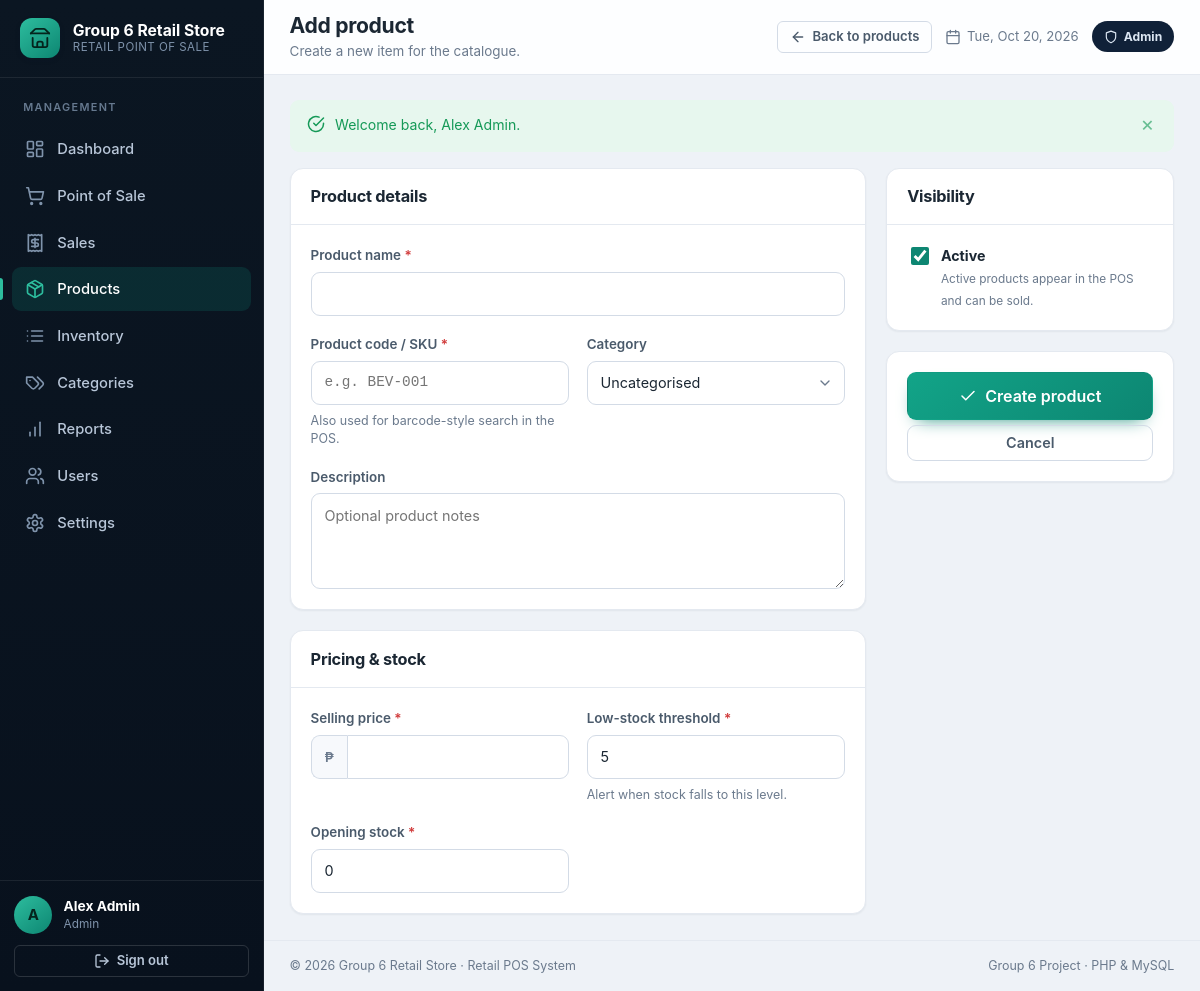
Page /admin/product_form.php (signed in) on the committed database.
### tables this page shows
CREATE TABLE `users` (
  `id`            BIGINT UNSIGNED NOT NULL AUTO_INCREMENT,
  `name`          VARCHAR(100)    NOT NULL,
  `username`      VARCHAR(50)     NOT NULL,
  `email`         VARCHAR(150)    DEFAULT NULL,
  `password_hash` VARCHAR(255)    NOT NULL COMMENT 'password_hash() / bcrypt output',
  `role`          ENUM('admin','cashier') NOT NULL DEFAULT 'cashier',
  `status`        TINYINT(1)      NOT NULL DEFAULT 1 COMMENT '1 = active, 0 = inactive',
  `last_login_at` DATETIME        DEFAULT NULL,
  `created_at`    TIMESTAMP       NOT NULL DEFAULT CURRENT_TIMESTAMP,
  `updated_at`    TIMESTAMP       NOT NULL DEFAULT CURRENT_TIMESTAMP ON UPDATE CURRENT_TIMESTAMP,
  PRIMARY KEY (`id`),
  UNIQUE KEY `uq_users_username` (`username`),
  UNIQUE KEY `uq_users_email` (`email`),
  KEY `idx_users_role_status` (`role`, `status`)
);

### includes/functions.php (called while the page is built, shortened)
<?php
function e($value): string
{
    return htmlspecialchars((string) ($value ?? ''), ENT_QUOTES | ENT_SUBSTITUTE, 'UTF-8');
}
function url(string $path = ''): string
{
    $path = ltrim($path, '/');
    return APP_BASE . ($path === '' ? '' : '/' . $path);
}
function asset(string $path): string
{
    return url('assets/' . ltrim($path, '/'));
}
function post(string $key, $default = null)
{
    if (!array_key_exists($key, $_POST) || is_array($_POST[$key])) {
        return $default;
    }
    return is_string($_POST[$key]) ? trim($_POST[$key]) : $_POST[$key];
}
function get(string $key, $default = null)
{
    if (!array_key_exists($key, $_GET) || is_array($_GET[$key])) {
        return $default;
    }
    return is_string($_GET[$key]) ? trim($_GET[$key]) : $_GET[$key];
}

### includes/settings.php (called while the page is built, shortened)
<?php
function settings(): array
{
    if (isset($GLOBALS['__settings_cache'])) {
        return $GLOBALS['__settings_cache'];
    }
    $cache = [];
    try {
        foreach (db()->query('SELECT setting_key, setting_value FROM settings') as $row) {
            $cache[$row['setting_key']] = $row['setting_value'];
        }
    } catch (PDOException $e) {
        error_log('Unable to load settings: ' . $e->getMessage());
        $cache = [];
    }
    return $cache;
}
function setting(string $key, $default = null)
{
    $all = settings();
    return array_key_exists($key, $all) && $all[$key] !== null && $all[$key] !== ''
        ? $all[$key]
        : $default;
}

### includes/auth.php (called while the page is built, shortened)
<?php
function current_user(): ?array
{
    static $user = null;
    static $resolved = false;
    if ($resolved) {
        return $user;
    }
    $resolved = true;
    $id = $_SESSION['user_id'] ?? null;
    $stmt = db()->prepare('SELECT * FROM users WHERE id = ? LIMIT 1');
    $stmt->execute([$id]);
    $row = $stmt->fetch();
    return $user = $row;
}
function require_login(): array
{
    $user = current_user();
    return $user;
}
function require_admin(): array
{
    $user = require_login();
    return $user;
}

### config/database.php (called while the page is built, shortened)
<?php
function db(): PDO
{
    static $pdo = null;
    if ($pdo instanceof PDO) {
        return $pdo;
    }
    $dsn = sprintf(
        'mysql:host=%s;port=%s;dbname=%s;charset=%s',
        DB_HOST,
        DB_PORT,
        DB_NAME,
        DB_CHARSET
    );
    try {
        $pdo = new PDO($dsn, DB_USER, DB_PASS, [
            PDO::ATTR_ERRMODE            => PDO::ERRMODE_EXCEPTION,
            PDO::ATTR_DEFAULT_FETCH_MODE => PDO::FETCH_ASSOC,
            PDO::ATTR_EMULATE_PREPARES   => false,
        ]);
    } catch (PDOException $e) {
        error_log('Database connection failed: ' . $e->getMessage());
        http_response_code(500);
        if (APP_DEBUG) {
            exit('Database connection failed: ' . $e->getMessage());
        }
        exit('Database connection failed. Please check your configuration.');
    }
    return $pdo;
}

### admin/product_form.php (the view, shortened to what this page needs)
<?php
$user = require_admin();
$id      = (int) get('id', 0);
$editing = $id > 0;
$product = [
    'sku'        => '',
    'name'                => '',
    'description'         => '',
    'category_id'         => '',
    'price'               => '',
    'stock_quantity'      => '0',
    'low_stock_threshold' => setting('low_stock_default', '5'),
    'status'           => 1,
];
$_page_title    = $editing ? 'Edit product' : 'Add product';
$_page_subtitle = $editing ? 'Update details, pricing and stock.' : 'Create a new item for the catalogue.';
$_active_nav    = 'products';
$_page_actions  = '<a class="btn btn--ghost btn--sm" href="' . e(url('admin/products.php')) . '">' . icon('arrow-left', 'icon', 16) . ' Back to products</a>';
require __DIR__ . '/../includes/header.php';
?>
<form method="post" action="<?= e(url('admin/product_form.php' . ($editing ? '?id=' . $id : ''))) ?>" novalidate>
    <div class="grid grid--dash">
        <div class="section-stack">
            <div class="card">
                <header class="card__header"><h2>Product details</h2></header>
                <div class="card__body form-grid form-grid--2">
                    <label class="field" style="grid-column: span 2">
                        <span class="field__label">Product name <span class="req">*</span></span>
                        <input class="input <?= isset($errors['name']) ? 'is-invalid' : '' ?>" type="text" name="name" value="<?= e($product['name']) ?>" maxlength="150" required>
                    </label>
                    <label class="field">
                        <span class="field__label">Product code / SKU <span class="req">*</span></span>
                        <input class="input mono <?= isset($errors['sku']) ? 'is-invalid' : '' ?>" type="text" name="sku" value="<?= e($product['sku']) ?>" maxlength="50" placeholder="e.g. BEV-001" required>
                        <?php if (isset($errors['sku'])): ?><span class="field__error"><?= icon('alert-circle', 'icon', 14) ?><?= e($errors['sku']) ?></span><?php else: ?><span class="field__hint">Also used for barcode-style search in the POS.</span><?php endif; ?>
                    </label>
                    <label class="field">
                        <span class="field__label">Category</span>
                        <select class="select <?= isset($errors['category_id']) ? 'is-invalid' : '' ?>" name="category_id">
                            <option value="">Uncategorised</option>
                        </select>
                    </label>
                    <label class="field" style="grid-column: span 2">
                        <span class="field__label">Description</span>
                        <textarea class="textarea <?= isset($errors['description']) ? 'is-invalid' : '' ?>" name="description" maxlength="500" placeholder="Optional product notes"><?= e($product['description']) ?></textarea>
                    </label>
                </div>
            </div>
            <div class="card">
                <header class="card__header"><h2>Pricing &amp; stock</h2></header>
                <div class="card__body form-grid form-grid--2">
                    <label class="field">
                        <span class="field__label">Selling price <span class="req">*</span></span>
                        <span class="input-group input-group--lead">
                            <span class="input-group__addon"><?= e(setting('currency_symbol', 'P')) ?></span>
                            <input class="input <?= isset($errors['price']) ? 'is-invalid' : '' ?>" type="text" inputmode="decimal" name="price" value="<?= e($product['price']) ?>" required>
                        </span>
                    </label>
                    <label class="field">
                        <span class="field__label">Low-stock threshold <span class="req">*</span></span>
                        <input class="input <?= isset($errors['low_stock_threshold']) ? 'is-invalid' : '' ?>" type="number" name="low_stock_threshold" value="<?= e($product['low_stock_threshold']) ?>" min="0" step="1" required>
                        <?php if (isset($errors['low_stock_threshold'])): ?><span class="field__error"><?= icon('alert-circle', 'icon', 14) ?><?= e($errors['low_stock_threshold']) ?></span><?php else: ?><span class="field__hint">Alert when stock falls to this level.</span><?php endif; ?>
                    </label>
                    <?php if (!$editing): ?>
                        <label class="field">
                            <span class="field__label">Opening stock <span class="req">*</span></span>
                            <input class="input <?= isset($errors['stock_quantity']) ? 'is-invalid' : '' ?>" type="number" name="stock_quantity" value="<?= e(post('stock_quantity', $product['stock_quantity'])) ?>" min="0" step="1" required>
                        </label>
                    <?php endif; ?>
                </div>
            </div>
        </div>
        <div class="section-stack">
            <div class="card">
                <header class="card__header"><h2>Visibility</h2></header>
                <div class="card__body">
                    <label class="check">
                        <input type="checkbox" name="status" value="1" <?= (int) $product['status'] === 1 ? 'checked' : '' ?>>
                        <span class="check__text">
                            <strong>Active</strong>
                            <small>Active products appear in the POS and can be sold.</small>
                        </span>
                    </label>
                </div>
            </div>
            <div class="card">
                <div class="card__body stack gap">
                    <button type="submit" class="btn btn--primary btn--lg btn--block"><?= icon('check', 'icon', 18) ?> <?= $editing ? 'Save changes' : 'Create product' ?></button>
                    <a class="btn btn--ghost btn--block" href="<?= e(url('admin/products.php')) ?>">Cancel</a>
                </div>
            </div>
        </div>
    </div>
</form>
<?php require __DIR__ . '/../includes/footer.php'; ?>

### includes/header.php (shortened to what this page needs)
<?php
$__user     = current_user();
$__title    = $_page_title ?? 'Dashboard';
$__subtitle = $_page_subtitle ?? '';
$__active   = $_active_nav ?? '';
$__actions  = $_page_actions ?? '';
$__body     = $_body_class ?? '';
$__store    = setting('store_name', 'Group 6 Retail');
$__nav = [];
if ($__user && $__user['role'] === 'admin') {
    $__nav = [
        ['key' => 'dashboard', 'label' => 'Dashboard',  'href' => 'admin/dashboard.php', 'icon' => 'dashboard'],
        ['key' => 'pos',       'label' => 'Point of Sale', 'href' => 'cashier/pos.php', 'icon' => 'cart'],
        ['key' => 'sales',     'label' => 'Sales',      'href' => 'admin/sales.php', 'icon' => 'receipt'],
        ['key' => 'products',  'label' => 'Products',   'href' => 'admin/products.php', 'icon' => 'package'],
        ['key' => 'inventory', 'label' => 'Inventory',  'href' => 'admin/inventory.php', 'icon' => 'list'],
        ['key' => 'categories','label' => 'Categories', 'href' => 'admin/categories.php', 'icon' => 'tags'],
        ['key' => 'reports',   'label' => 'Reports',    'href' => 'admin/reports.php', 'icon' => 'chart'],
        ['key' => 'users',     'label' => 'Users',      'href' => 'admin/users.php', 'icon' => 'users'],
        ['key' => 'settings',  'label' => 'Settings',   'href' => 'admin/settings.php', 'icon' => 'settings'],
    ];
} elseif ($__user) {
    $__nav = [
        ['key' => 'pos',   'label' => 'Point of Sale', 'href' => 'cashier/pos.php', 'icon' => 'cart'],
        ['key' => 'sales', 'label' => 'My Sales',      'href' => 'admin/sales.php', 'icon' => 'receipt'],
    ];
}
?>
<!DOCTYPE html>
<html lang="en">
<head>
    <link rel="stylesheet" href="<?= e(asset('css/style.css')) ?>">
</head>
<body class="<?= e($__body) ?>">
<div class="app-shell" id="appShell">
    <?php require __DIR__ . '/sidebar.php'; ?>
    <div class="app-main">
        <header class="topbar">
            <div class="topbar__heading">
                <h1 class="topbar__title"><?= e($__title) ?></h1>
                <?php if ($__subtitle !== ''): ?>
                    <p class="topbar__subtitle"><?= e($__subtitle) ?></p>
                <?php endif; ?>
            </div>
            <div class="topbar__actions">
                <?= $__actions ?>
                <span class="topbar__date"><?= icon('calendar', 'icon', 16) ?> <span><?= e(date('D, M j, Y')) ?></span></span>
                <span class="role-badge role-badge--<?= e($__user['role'] ?? 'cashier') ?>">
                    <?= icon($__user && $__user['role'] === 'admin' ? 'shield' : 'user', 'icon', 14) ?>
                    <?= e(ucfirst($__user['role'] ?? '')) ?>
                </span>
            </div>
        </header>
        <main class="content" id="main-content">

### includes/sidebar.php (shortened to what this page needs)
<aside class="sidebar" id="sidebar">
    <div class="sidebar__brand">
        <span class="brand__mark"><?= icon('store', 'icon', 22) ?></span>
        <span class="brand__text">
            <strong><?= e($__store) ?></strong>
            <small>Retail Point of Sale</small>
        </span>
    </div>
    <nav class="sidebar__nav" aria-label="Main navigation">
        <p class="sidebar__section-label"><?= $__user && $__user['role'] === 'admin' ? 'Management' : 'Workspace' ?></p>
        <?php foreach ($__nav as $item): ?>
            <a class="nav-item<?= $__active === $item['key'] ? ' is-active' : '' ?>"
               href="<?= e(url($item['href'])) ?>"
               <?= $__active === $item['key'] ? 'aria-current="page"' : '' ?>>
                <?= icon($item['icon'], 'nav-item__icon', 20) ?>
                <span><?= e($item['label']) ?></span>
            </a>
        <?php endforeach; ?>
    </nav>
    <div class="sidebar__footer">
        <div class="sidebar__user">
            <span class="avatar"><?= e(strtoupper(substr($__user['name'] ?? 'U', 0, 1))) ?></span>
            <span class="sidebar__user-info">
                <strong><?= e($__user['name'] ?? '') ?></strong>
                <small><?= e(ucfirst($__user['role'] ?? '')) ?></small>
            </span>
        </div>
        <form method="post" action="<?= e(url('logout.php')) ?>">
            <button type="submit" class="btn btn--ghost btn--block btn--sm">
                <?= icon('logout', 'icon', 16) ?> Sign out
            </button>
        </form>
    </div>
</aside>

### rows in the picture
users: name "A", name "Alex Admin", role "Admin"

### other values in the picture
$__store "Group 6 Retail Store"
$item['label'] "Dashboard"
$item['label'] "Point of Sale"
$item['label'] "Sales"
$item['label'] "Products"
$item['label'] "Inventory"
$item['label'] "Categories"
$item['label'] "Reports"
$item['label'] "Users"
$item['label'] "Settings"
$__title "Add product"
$__subtitle "Create a new item for the catalogue."
$f['message'] "Welcome back, Alex Admin."
setting('currency_symbol', 'P') "₱"
setting('store_name', 'Group 6 Retail') "Group 6 Retail Store"
